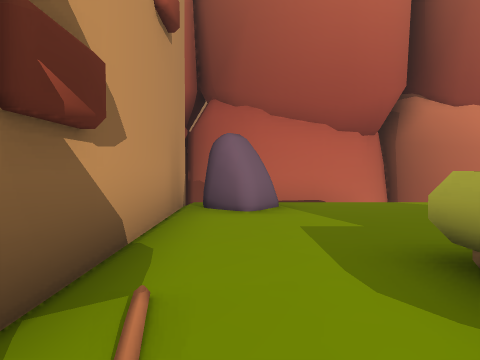
[1] (above)

24 first-person views from a walk through a Unity game level. The camera is 1.5 m above the floor, tilts 2° down and sees 70° across. The floor is counted in squares, 2 m on a side. Each view is taken from the middle of a square. On the plan, view 1 faces up. The plan holds only what a view shows up to about 11 squares ahead; the rest is blank. The place goes on beyond the plan. Some animated figures are left out.

[2]
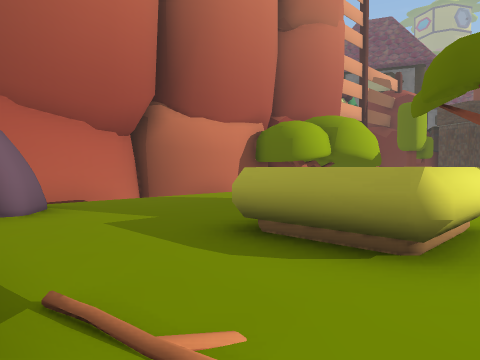

[3]
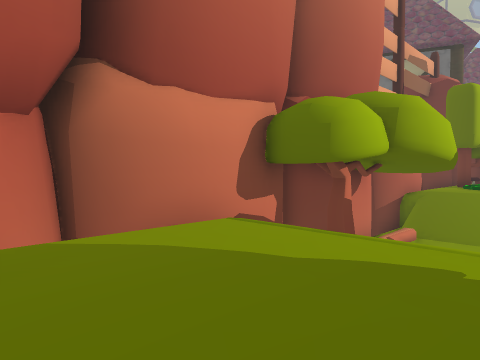

[4]
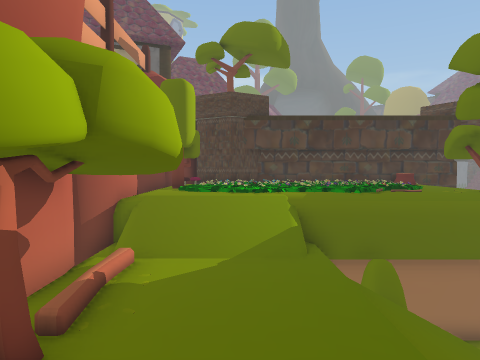

[5]
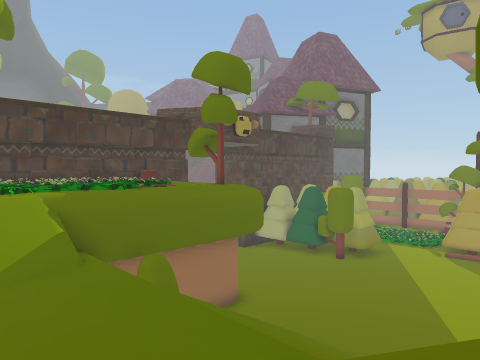

[6]
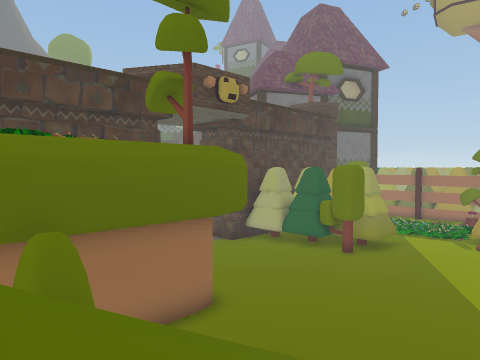

[7]
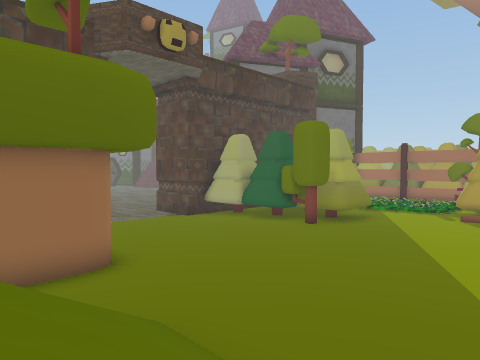

[8]
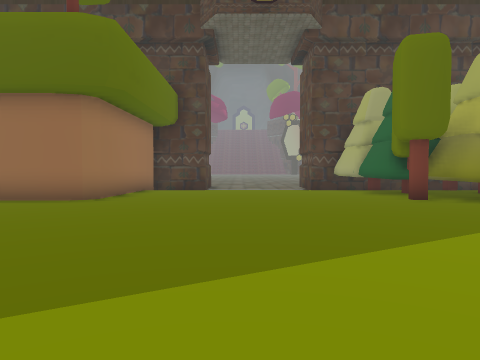

[9]
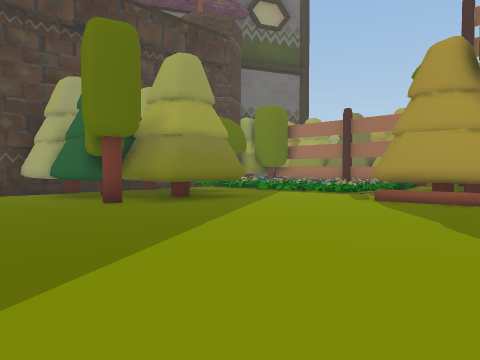

[10]
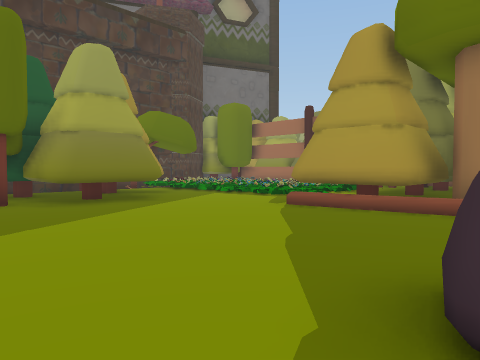

[11]
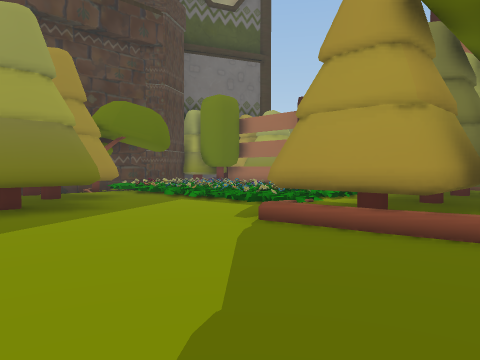

[12]
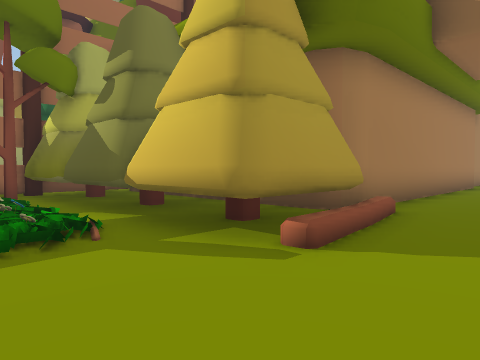

[13]
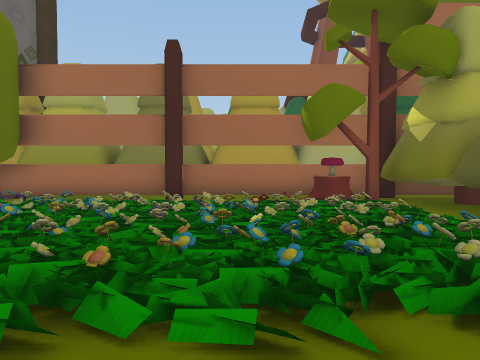

[14]
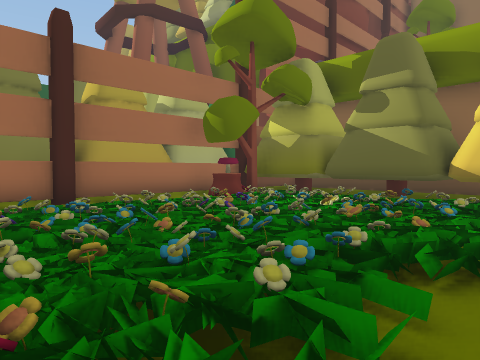

[15]
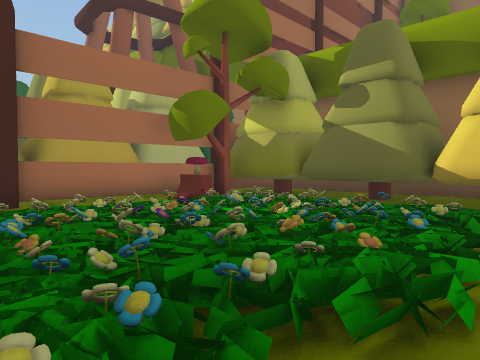

[16]
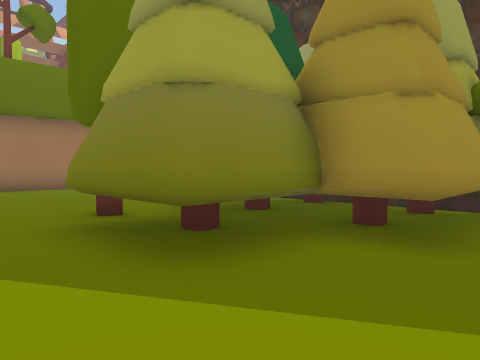

[17]
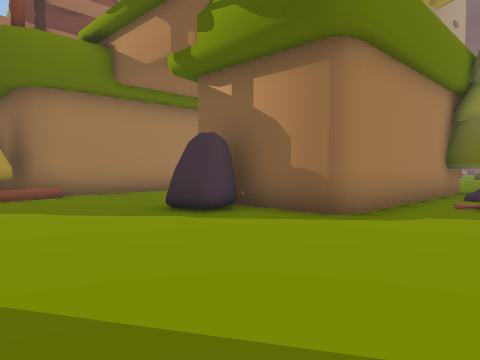

[18]
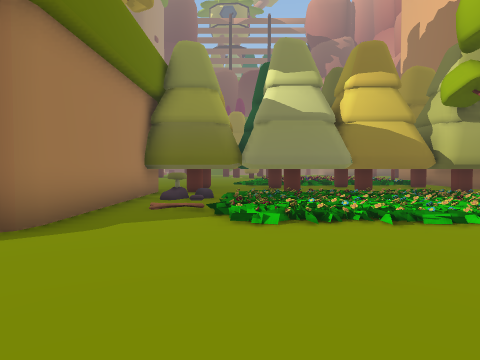

[19]
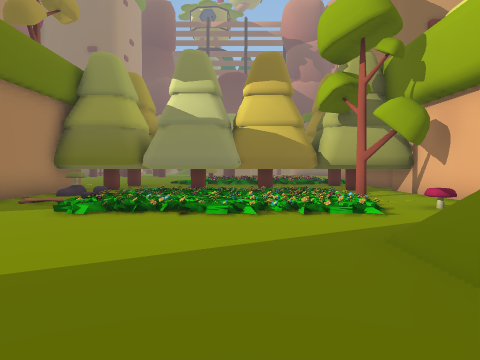

[20]
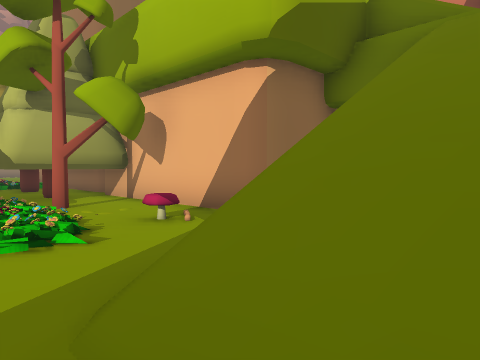

[21]
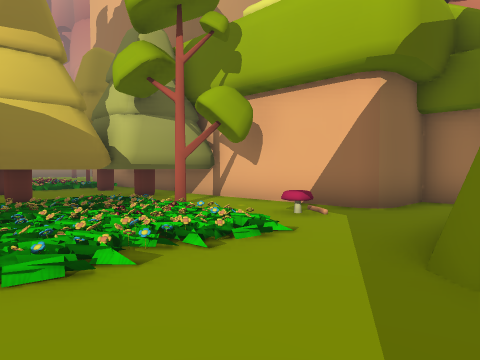

[22]
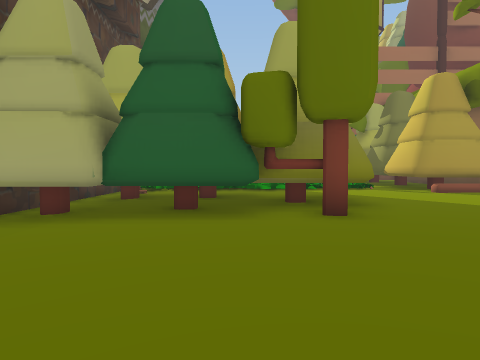

[23]
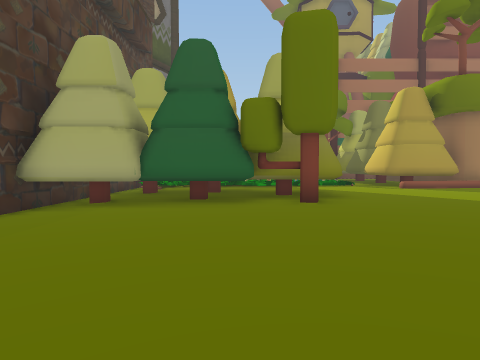

[24]
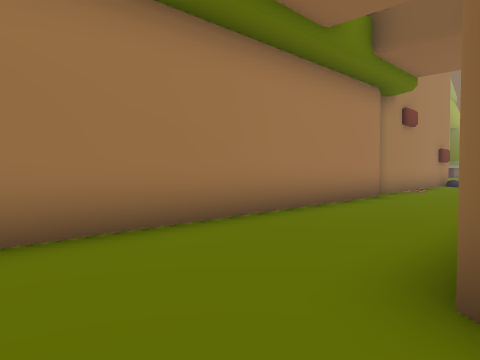

### Floor plan
Key: @ floor where view 1 was taken; # wall or solid block; . main floor; : floor 6.25 m higher than the main floor; + floor 8.75 m higher than the main floor; * floor 9 m higher than the main floor; / step, stairs or slope; = window, fence, low wall or low ledge; ^ raised ledge; v drop or lower ground; O other object.
Columns run from 4 left of view 1 to 20 right of it. Each row starts with its distance up from view 1.
  9    #   ##
  8    ###########O######
  7    # /////v  ::::/=//
  6    #O*****/  OOO:///+
  5    #******/  ::::///O
  4    #******/  ::::///O
  3    #*#* **///::::///O
  2    #**^   /#///////vO
  1   ^ *=^^**. /////OO.O
  0   v/@/  v#. /////OO ##
 -1 OOvOO#O..O.v/////  #
 -2  Ovv# OOOO.v/////  #
 -3  v  #   OO. /////..#
 -4 OO ## OO O.........####
 -5    ## OOOO.............
 -6    #O     .............
 -7    ##     ..............
 -8    #O   O ..............
 -9    ##OO..................
-10    ##O#..................
-11    ########..............
-12           #........O.OOOO
-13           #O.......OOOOOO
-14           #........OOOOOO
-15       .............OOO OO
-16   .................OOOOOO
-17 ..............OO.....OOOO
-18 #############OOO........O
-19             ##OO.OOOOOOO
-20              # O.OOOOOOO
-21              OOO.OOOOOO
-22              OOO.OOOOOO
-23              #OO.OOOOOOO
-24              #OOOO      O
-25              #OOOO######O

Where each view was taken, in squares from view 1:
view 1: 0 up, 0 right, facing up
view 2: 0 up, 1 left, facing up-right
view 3: 3 up, 2 right, facing up-right
view 4: 4 up, 5 right, facing right
view 5: 5 up, 6 right, facing down-right
view 6: 2 up, 8 right, facing down-right
view 7: 1 down, 8 right, facing down-right
view 8: 8 down, 7 right, facing right
view 9: 9 down, 8 right, facing down-right
view 10: 11 down, 7 right, facing down-right
view 11: 13 down, 8 right, facing down-right
view 12: 15 down, 14 right, facing down-left
view 13: 17 down, 15 right, facing down
view 14: 18 down, 19 right, facing down-left
view 15: 18 down, 18 right, facing down-left
view 16: 18 down, 13 right, facing up-right
view 17: 8 down, 11 right, facing down-left
view 18: 8 down, 10 right, facing left
view 19: 5 down, 11 right, facing left
view 20: 4 down, 9 right, facing up-left
view 21: 6 down, 8 right, facing up-left
view 22: 7 down, 17 right, facing down
view 23: 5 down, 17 right, facing down
view 24: 14 down, 8 right, facing down-left
